Frame 1 (no input): blank canvas, image omitted
Frame 60 (no input): blank canvas, image omitted
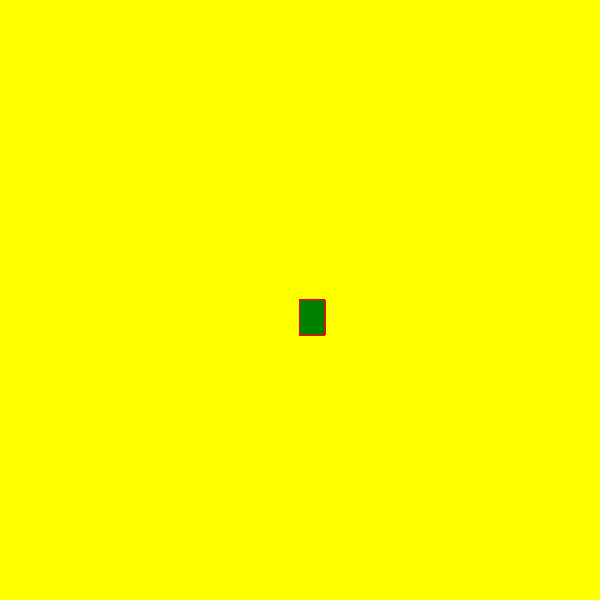
Frame 120 (the mouse pressed at the canvas centre since frame 60)

The p5.js sketch whose frames 1 and 60 were blank and that drew this single picture after the mouse press (run headless with seeded random() and noise() and a simulated clock; from frame 60 on, the mouse is pressed at the canvas centre):

// p5.js sketch
// ── sketch.js
function setup() {
    createCanvas(600, 600);
    background ('yellow');
  } 
    
  function draw() {
  
  
   stroke('red');
   fill('green');
  
   // console.log(mouseIsPressed);
    
    if (mouseIsPressed) {
     rect(mouseX,mouseY,25,35);
  
    }
  }
